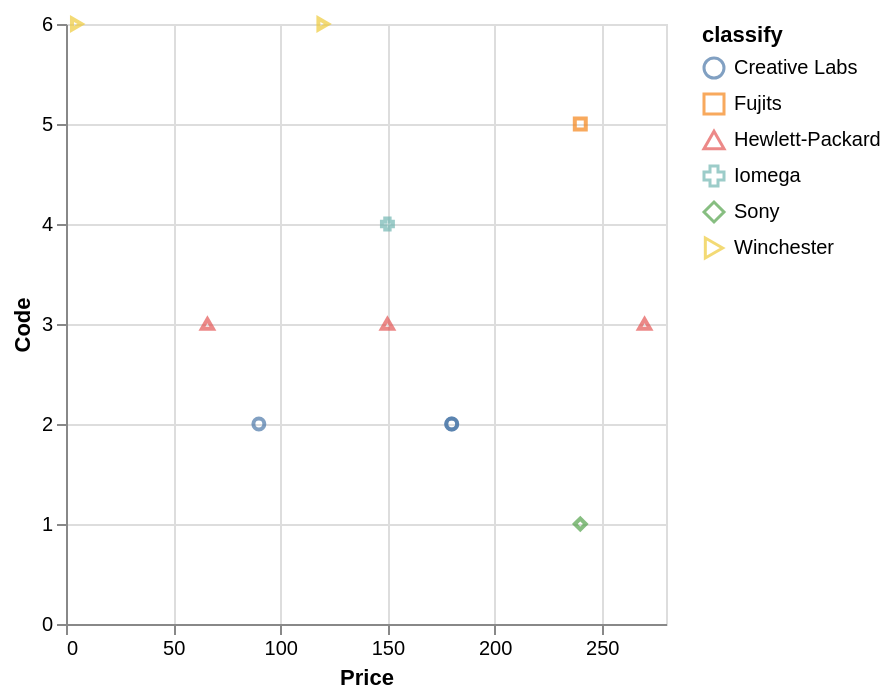

Express this chart as Vega-Lite.
### Vega-Lite specification from a JSON file in a GitHub repository (floating-point values rounded to 4 significant figures)
{"data": {"values": [{"x_data": 180, "y_data": 2, "classify": "Creative Labs"}, {"x_data": 90, "y_data": 2, "classify": "Creative Labs"}, {"x_data": 180, "y_data": 2, "classify": "Creative Labs"}, {"x_data": 240, "y_data": 5, "classify": "Fujits"}, {"x_data": 270, "y_data": 3, "classify": "Hewlett-Packard"}, {"x_data": 66, "y_data": 3, "classify": "Hewlett-Packard"}, {"x_data": 150, "y_data": 3, "classify": "Hewlett-Packard"}, {"x_data": 150, "y_data": 4, "classify": "Iomega"}, {"x_data": 240, "y_data": 1, "classify": "Sony"}, {"x_data": 120, "y_data": 6, "classify": "Winchester"}, {"x_data": 5, "y_data": 6, "classify": "Winchester"}]}, "mark": "point", "encoding": {"x": {"field": "x_data", "type": "quantitative", "title": "Price", "scale": {"zero": "false"}}, "y": {"field": "y_data", "type": "quantitative", "title": "Code", "scale": {"zero": "false"}}, "color": {"field": "classify", "type": "nominal"}, "shape": {"field": "classify", "type": "nominal"}}}
